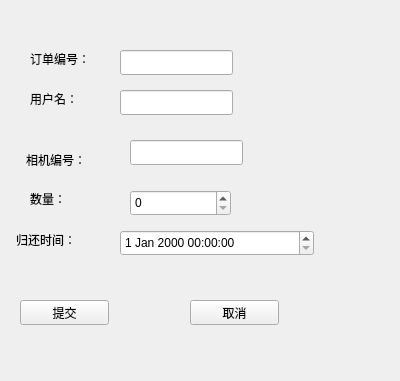
<?xml version="1.0" encoding="UTF-8"?>
<ui version="4.0">
 <class>indent_show</class>
 <widget class="QWidget" name="indent_show">
  <property name="geometry">
   <rect>
    <x>0</x>
    <y>0</y>
    <width>400</width>
    <height>381</height>
   </rect>
  </property>
  <property name="windowTitle">
   <string>Form</string>
  </property>
  <widget class="QLabel" name="label">
   <property name="geometry">
    <rect>
     <x>30</x>
     <y>50</y>
     <width>71</width>
     <height>17</height>
    </rect>
   </property>
   <property name="text">
    <string>订单编号：</string>
   </property>
  </widget>
  <widget class="QLineEdit" name="lineEdit_order_no">
   <property name="geometry">
    <rect>
     <x>120</x>
     <y>50</y>
     <width>113</width>
     <height>25</height>
    </rect>
   </property>
  </widget>
  <widget class="QLabel" name="label_2">
   <property name="geometry">
    <rect>
     <x>30</x>
     <y>90</y>
     <width>67</width>
     <height>17</height>
    </rect>
   </property>
   <property name="text">
    <string>用户名：</string>
   </property>
  </widget>
  <widget class="QLineEdit" name="lineEdit_user_name">
   <property name="geometry">
    <rect>
     <x>120</x>
     <y>90</y>
     <width>113</width>
     <height>25</height>
    </rect>
   </property>
  </widget>
  <widget class="QLabel" name="label_3">
   <property name="geometry">
    <rect>
     <x>26</x>
     <y>150</y>
     <width>81</width>
     <height>20</height>
    </rect>
   </property>
   <property name="text">
    <string>相机编号：</string>
   </property>
  </widget>
  <widget class="QLineEdit" name="lineEdit_camera_no">
   <property name="geometry">
    <rect>
     <x>130</x>
     <y>140</y>
     <width>113</width>
     <height>25</height>
    </rect>
   </property>
  </widget>
  <widget class="QLabel" name="label_4">
   <property name="geometry">
    <rect>
     <x>30</x>
     <y>190</y>
     <width>67</width>
     <height>17</height>
    </rect>
   </property>
   <property name="text">
    <string>数量：</string>
   </property>
  </widget>
  <widget class="QLabel" name="label_5">
   <property name="geometry">
    <rect>
     <x>16</x>
     <y>230</y>
     <width>81</width>
     <height>20</height>
    </rect>
   </property>
   <property name="text">
    <string>归还时间：</string>
   </property>
  </widget>
  <widget class="QDateTimeEdit" name="dateTimeEdit_rent_time">
   <property name="geometry">
    <rect>
     <x>120</x>
     <y>230</y>
     <width>194</width>
     <height>26</height>
    </rect>
   </property>
  </widget>
  <widget class="QPushButton" name="pushButton_submit">
   <property name="geometry">
    <rect>
     <x>20</x>
     <y>300</y>
     <width>89</width>
     <height>25</height>
    </rect>
   </property>
   <property name="text">
    <string>提交</string>
   </property>
  </widget>
  <widget class="QPushButton" name="pushButton_cancle">
   <property name="geometry">
    <rect>
     <x>190</x>
     <y>300</y>
     <width>89</width>
     <height>25</height>
    </rect>
   </property>
   <property name="text">
    <string>取消</string>
   </property>
  </widget>
  <widget class="QSpinBox" name="spinBox_num">
   <property name="geometry">
    <rect>
     <x>130</x>
     <y>190</y>
     <width>101</width>
     <height>26</height>
    </rect>
   </property>
  </widget>
 </widget>
 <resources/>
 <connections/>
</ui>
